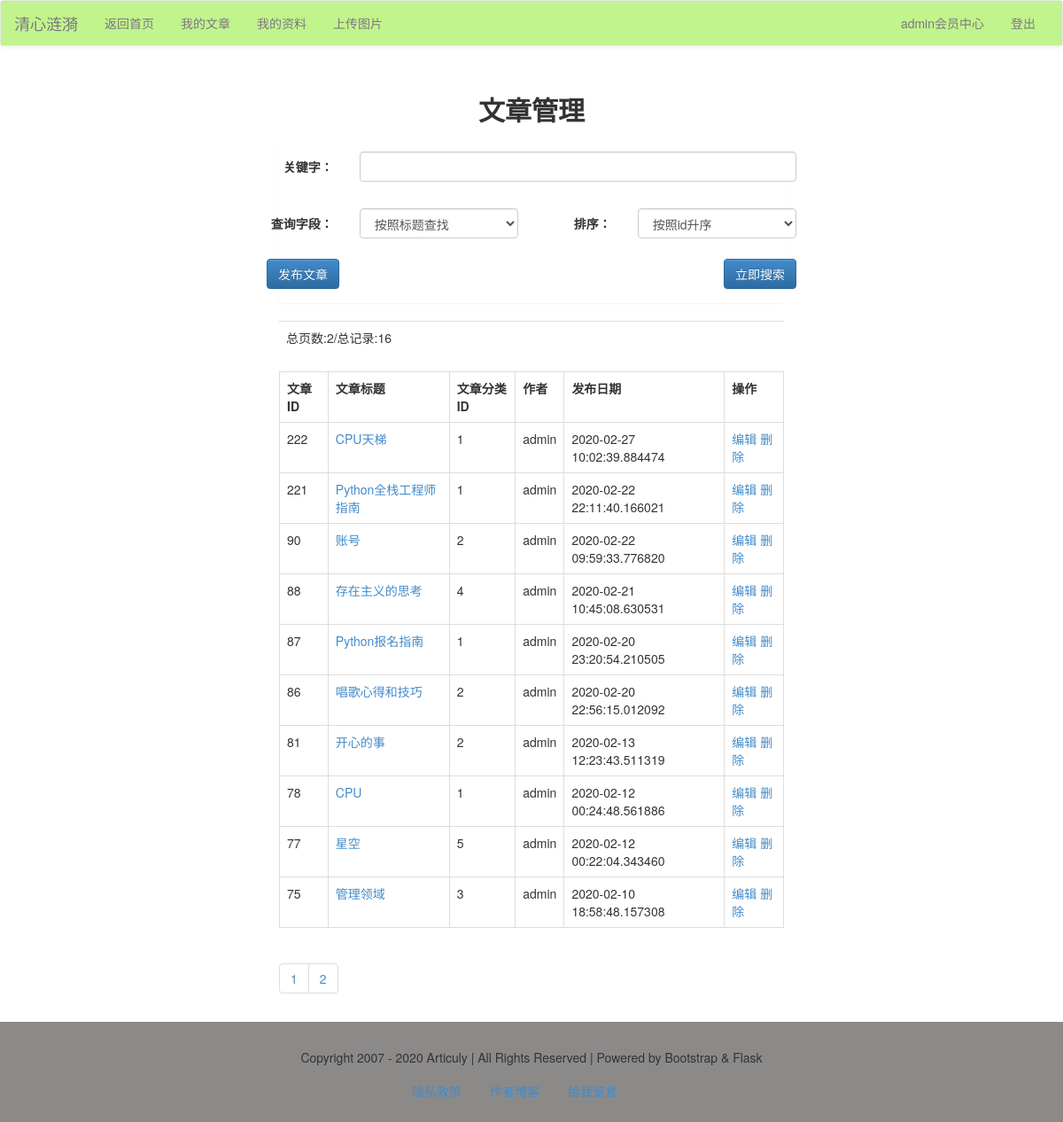
Screenshot of /member/article/list/ (signed in) with the database file from the repository.
### models.py (models this page shows)
class Article(db.Model):
    id = db.Column(db.Integer, primary_key=True)
    title = db.Column(db.String)
    thumb = db.Column(db.String)
    intro = db.Column(db.String)
    author = db.Column(db.String)
    content = db.Column(db.Text)
    is_recommend = db.Column(db.Integer)
    pubdate = db.Column(db.DateTime, default=datetime.now)
    cate_id = db.Column(db.Integer, db.ForeignKey('category.cate_id'))
    comment = db.relationship('Comment')

### member/articles.py (the view)
@member_app.route("/article/list/", methods=['get', 'post'])
def article_list():
    form = ArticleSearchForm()
    q = request.args.get('q')
    page = request.args.get('page', 1)
    if q is not None:
        form_field = request.args.get('field')
        form_order = request.args.get('order')
        if form_field == 'title':
            condition = Article.title.like('%%%s%%' % q)
        else:
            condition = Article.content.like('%%%s%%' % q)
        if form_order == '1':
            order = Article.id.asc()
        else:
            order = Article.id.desc()
        res = Article.query.filter(Article.author == session['user']).filter(condition).order_by(order).paginate(
            int(page), 10)
        articles = res.items
        pageList = res.iter_pages()
        total = res.total
        pages = res.pages
        return render_template('member/article/article_list.html', articles=articles, pageList=pageList, total=total,
                               pages=pages, form=form, q=q, field=form_field, order=form_order)
    else:
        res = Article.query.filter(Article.author == session['user']).order_by(Article.id.desc()).paginate(
            int(page), 10)
        articles = res.items
        pageList = res.iter_pages()
        total = res.total
        pages = res.pages
        return render_template("member/article/article_list.html", articles=articles, pageList=pageList, total=total,
                               pages=pages, form=form)

### forms/article_form.py
class ArticleSearchForm(FlaskForm):
    q = StringField('关键字：',
                    validators=[DataRequired()],
                    render_kw={'class': 'form-control'})
    field = SelectField('查询字段：',
                        choices=[('title', '按照标题查找'), ('content', '按照内容查找')],
                        render_kw={'class': 'form-control'})
    order = SelectField('排序：', choices=[('1', '按照id升序'), ('2', '按照id降序')],
                        render_kw={'class': 'form-control'})

### app.py (called while the page is built)
@app.context_processor
def account():
    username = session.get('user')
    return {'username': username}

@app.context_processor
def getCateList():
    cates = Category.query.all()
    return {'cates': cates}

### libs.py (called while the page is built)
def login_required(func):
    @wraps(func)
    def decorator_nest(*args, **kwargs):
        if not 'user' in session:
            return redirect(url_for('login'))
        else:
            print(func)
            return func(*args, **kwargs)
    return decorator_nest

### member/member_app.py (called while the page is built)
@member_app.before_request
@login_required
def is_login():
    print(session['user'])

### templates/member/article/article_list.html (shortened to what this page needs)
{% extends "member/member_base.html" %}
{% block content %}
    <div class="container-fluid">
        <div class="row">
            <div class="main col-lg-6 col-lg-offset-3 col-md-8 col-md-offset-2 col-sm-10 col-sm-offset-1 col-xs-12">
                <h2 class="text-center"><b>文章管理</b></h2>
                <div class="panel">
                    <form action="" method="get" class="form-horizontal">
                        <div class="row">
                            <div class="form-group">
                                <div class="col-xs-2 text-right">
                                    {{ form.q.label(class='control-label') }}
                                </div>
                                <div class="col-xs-10">
                                    {{ form.q }}
                                </div>
                            </div>
                        </div>
                        <div class="row">
                            <div class="form-group">
                                <div class="col-xs-2 text-right">
                                    {{ form.field.label(class='control-label') }}
                                </div>
                                <div class="col-xs-4">
                                    {{ form.field }}
                                </div>
                                <div class="col-xs-2 text-right">
                                    {{ form.order.label(class='control-label') }}
                                </div>
                                <div class="col-xs-4">
                                    {{ form.order }}
                                </div>
                            </div>
                        </div>
                        <div class="form-group ">
                            <a href="{{ url_for("member_app.article_post") }}"><input type="button" name="post"
                                                                                      class="btn btn-primary"
                                                                                      value="发布文章"></a>
                            <input type="submit" name="search" class="btn btn-primary pull-right" value="立即搜索">
                        </div>
                    </form>
                </div>
                <table class="table">
                    <tr>
                        <td>总页数:{{ pages }}/总记录:{{ total }}</td>
                    </tr>
                </table>
                <table class="table table-bordered">
                    <tr>
                        <th>文章ID</th>
                        <th>文章标题</th>
                        <th>文章分类ID</th>
                        <th>作者</th>
                        <th>发布日期</th>
                        <th>操作</th>
                    </tr>
                    {% for article in articles %}
                        <tr>
                            <td>{{ article.id }}</td>
                            <td>
                                <a href="{{ url_for("article_app.view", article_id=article.id) }}">{{ article.title }}</a>
                            </td>
                            <td>{{ article.cate_id }}</td>
                            <td>{{ article.author }}</td>
                            <td>{{ article.pubdate }}</td>
                            <td>
                                <a href="{{ url_for("member_app.article_edit", article_id=article.id) }}"
                                   target="_blank">编辑</a>
                                <a href="{{ url_for("member_app.article_delete", article_id=article.id) }}">删除</a>
                            </td>
                        </tr>
                    {% endfor %}
                </table>
                <ul class="pagination">
                    {% for page in pageList %}
                        {% if page!=None %}
                            {% if q==None %}
                                <li><a href="?page={{ page }}">{{ page }}</a></li>
                            {% else %}
                                <li>
                                    <a href="?page={{ page }}&q={{ q }}&field={{ field }}&order={{ order }}">{{ page }}</a>
                                </li>
                            {% endif %}
                        {% else %}
                            <li><a href="#">...</a></li>
                        {% endif %}
                    {% endfor %}
                </ul>
            </div>
        </div>
    </div>
{% endblock %}

### rows the page displays
Article: id "222", title "CPU天梯", cate_id "1", author "admin", pubdate "2020-02-27 10:02:39.884474"
Article: id "221", title "Python全栈工程师指南", cate_id "1", author "admin", pubdate "2020-02-22 22:11:40.166021"
Article: id "90", title "账号", cate_id "2", author "admin", pubdate "2020-02-22 09:59:33.776820"
Article: id "88", title "存在主义的思考", cate_id "4", author "admin", pubdate "2020-02-21 10:45:08.630531"
Article: id "87", title "Python报名指南", cate_id "1", author "admin", pubdate "2020-02-20 23:20:54.210505"
Article: id "86", title "唱歌心得和技巧", cate_id "2", author "admin", pubdate "2020-02-20 22:56:15.012092"
Article: id "81", title "开心的事", cate_id "2", author "admin", pubdate "2020-02-13 12:23:43.511319"
Article: id "78", title "CPU", cate_id "1", author "admin", pubdate "2020-02-12 00:24:48.561886"
Article: id "77", title "星空", cate_id "5", author "admin", pubdate "2020-02-12 00:22:04.343460"
Article: id "75", title "管理领域", cate_id "3", author "admin", pubdate "2020-02-10 18:58:48.157308"

### other values shown
{{ username }} "admin"
{{ pages }} "2"
{{ total }} "16"
{{ page }} "1" "2"
